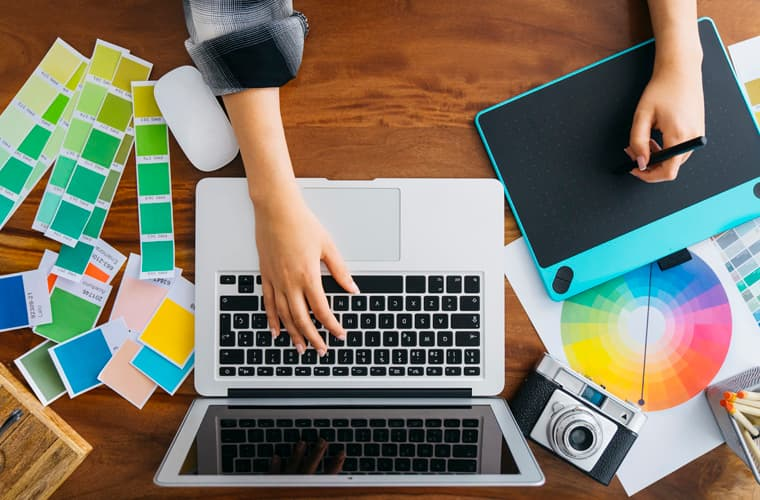
#> input picture fondo.jpg, 760 x 500 px
$ python -i edi_img.py   (imports and definitions only)
#> lines starting #> are read from the running program, lines starting #| are printed output that depends on the picture
#!/usr/bin/python

import os
from PIL import Image
from PIL import ImageFilter
from time import sleep

logo="""
                                                                            \033[97m
    ██╗███╗░░░███╗░█████╗░░██████╗░███████╗███╗░░██╗███████╗░██████╗        \033[96m
    ██║████╗░████║██╔══██╗██╔════╝░██╔════╝████╗░██║██╔════╝██╔════╝        \033[94m
    ██║██╔████╔██║███████║██║░░██╗░█████╗░░██╔██╗██║█████╗░░╚█████╗░        \033[95m
    ██║██║╚██╔╝██║██╔══██║██║░░╚██╗██╔══╝░░██║╚████║██╔══╝░░░╚═══██╗        \033[97m
    ██║██║░╚═╝░██║██║░░██║╚██████╔╝███████╗██║░╚███║███████╗██████╔╝        \033[90m
    ╚═╝╚═╝░░░░░╚═╝╚═╝░░╚═╝░╚═════╝░╚══════╝╚═╝░░╚══╝╚══════╝╚═════╝   v=1.0 \033[97m

"""
opciones="""
    1.Abrir Imagenes
    2.Editar Imagenes
    3.Cambiar Extencion
    4.Redimencionar Imagenes
    5.Salir
"""
opciones2="""
    1.Contraste
    2.Contraste suave
    3.Blanco / negro
    4.Retroceder
"""
opcion="""
    1.Guardar
    0.Retroceder
 """
opciones3="""
    1.Png
    2.Jpg
    3.Jpeg
    4.Retroceder
 """
def proceso(): # proceso de guardado
    for i in range(100):
        i+=1
        print (f"Guardando " , i , " %")
        os.system("clear")
    print("[*] Completo")

class Img:
    def __init__(self,name):
        self.name = name
    def Abrir_imagen(self):
        self.img=Image.open(self.name) # abrimos imagen
        self.img.show() # mostramos imagen
        input("")

    def Editar_imagen(self):
        os.system("clear")
        print(opciones2)
        opc=int(input(">> ")) # opc = opcion para elegir
#> the answer given: 1
        if (opc==1):
            self.edit_img=Image.open(self.name)
#> self.edit_img is the input picture: PIL image 760x500 RGB; mean R, G, B 127.3, 120.9, 105.2
            self.edit_img=self.edit_img.filter(ImageFilter.EDGE_ENHANCE_MORE) # despues de abrir lo ponemos filtro Nitides
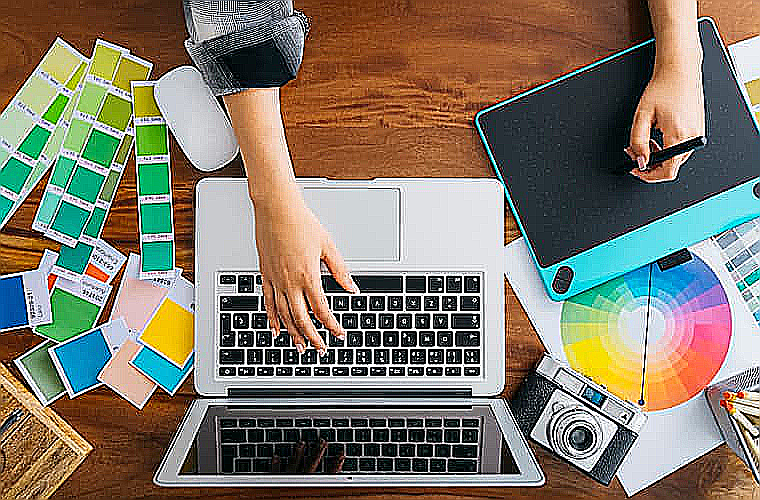
#> self.edit_img: PIL image 760x500 RGB; mean R, G, B 129.8, 122.2, 107
            self.edit_img.show() # mostramos imagen
            os.system("clear")
            print(opcion)
            opc2=int(input(">> ")) # opcion elegir 2
#> the answer given: 1
            if (opc2==1):
                self.edit_img.save(self.name) # guardamos imagen
                proceso() # imprimimos proceso
                input("")
            else:
                pass # retrocedemos de menu

        elif (opc==2):
            self.edit_img2=Image.open(self.name)
            self.edit_img2=self.edit_img2.filter(ImageFilter.SMOOTH_MORE) # filtro suave
            self.edit_img2.show()
            os.system("clear")
            print(opcion)
            opc3=int(input(">> ")) # opcion elegir 3
            if (opc3==1):
                self.edit_img2.save(self.name)
                proceso()
                input("")
            else:
                pass

        elif (opc==3):
            self.edit_img3=Image.open(self.name)
            self.edit_img3=self.edit_img3.convert("L") # filtro b/n
            self.edit_img3.show()
            os.system("clear")
            print(opcion)
            opc4=int(input(">> ")) # opcion elegir 4
            if (opc4==1):
                self.edit_img3.save(self.name)
                proceso()
                input("")
            else:
                pass
        elif (opc==4):
            pass

    def Editar_extencion(self):
        self.cambiar_extencion=Image.open(self.name)
        os.system("clear")
        print(opciones3)
        e_e=int(input(">> ")) # elecion de extencion
        if (e_e==1):
            self.cambiar_extencion.save(self.name + ".png") # creamos nueva imagen con extencion png
            proceso()
            input("")
        elif (e_e==2):
            self.cambiar_extencion.save(self.name + ".jpg") # extencion jpg
            proceso()
            input("")
        elif (e_e==3):
            self.cambiar_extencion.save(self.name + ".jpeg") # extencion jpeg
            proceso()
            input("")
        elif (e_e==4):
            pass

class Img_Resize:
    def __init__(self,name,alto,ancho):
        self.name=name
        self.alto=alto
        self.ancho=ancho

    def Redimencionar(self):
        os.system("clear")
        self.img=Image.open(self.name)
        self.new_img=self.img.resize((self.alto,self.ancho))
        self.new_img.show()
        print(opcion)
        e_r=int(input(">> ")) # eleccion de resizablecion
        if (e_r==1):
            self.new_img.save(self.name)
            proceso()
            input("")
        elif (e_r==2):
            pass

# [30 lines not run here, left out]


>>> result = Img('fondo.jpg').Editar_imagen()
